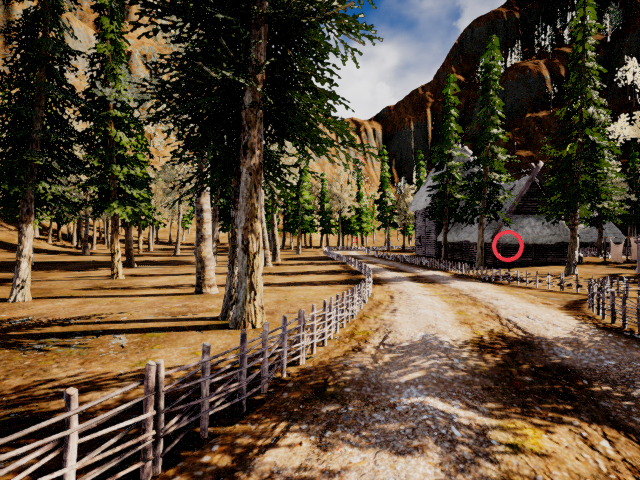
#> input picture opencv/OpenCVAssignment_Handout/DetectionHomeworkHandout/images/Image1.png, 640 x 480 px
$ python detect.py
#> lines starting #> are read from the running program, lines starting #| are printed output that depends on the picture; after the words box and inside, x2 and y2 are one past the last pixel; in counts of white or black regions, pixels touching at a corner belong together
import os
import sys
import cv2 as cv
import numpy as np
import yaml
import math

VisualizeResult = False

class Detector:
    def __init__(self, detect_color: str, yaml_path: str):
#> further down, image is the input picture: shape (480, 640, 3); mean B, G, R 53.9, 74.7, 90.7
        self.detect_color = detect_color
        with open(yaml_path, 'r') as file:
            parameters = yaml.safe_load(file)

        if detect_color == "red":
            self.min_color1 = np.array(parameters['red']['min1'])
            self.max_color1 = np.array(parameters['red']['max1'])
            self.min_color2 = np.array(parameters['red']['min2'])
            self.max_color2 = np.array(parameters['red']['max2'])
        elif detect_color == "yellow":
            self.min_color = np.array(parameters['yellow']['min'])
            self.max_color = np.array(parameters['yellow']['max'])
        else:
            raise ValueError("Invalid color")

    def detect(self, img: np.ndarray):
        #-----Image Preprocessing-----#
        # Convert the image to the HSV color space
        hsv_img = cv.cvtColor(img, cv.COLOR_BGR2HSV)
#> hsv_img: shape (480, 640, 3); mean H, S, V 23.3, 116.9, 93.3

        #-----Color Detection-----#
        if self.detect_color == "red":
            mask1 = cv.inRange(hsv_img, self.min_color1, self.max_color1)
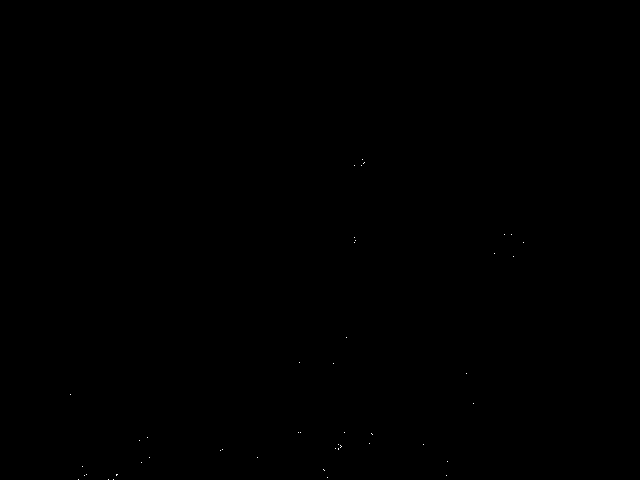
#> mask1: shape (480, 640); 0.02% white in thin lines or dots, all inside (x1, y1, x2, y2) = (70, 159, 524, 480)
            mask2 = cv.inRange(hsv_img, self.min_color2, self.max_color2)
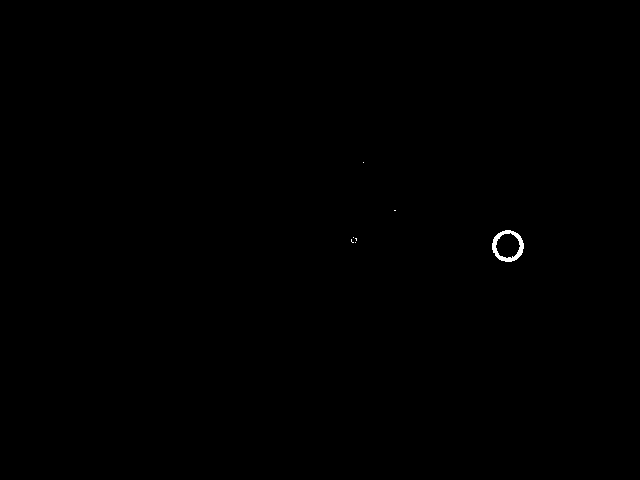
#> mask2: shape (480, 640); 0.12% white; 7 white regions (6 under 20 px), largest, box (x1, y1, x2, y2) and area: (492, 230, 524, 262) 364
            mask = cv.bitwise_or(mask1, mask2)
#> mask: shape (480, 640); 0.14% white; 42 white regions (41 under 20 px), largest, box (x1, y1, x2, y2) and area: (492, 230, 524, 262) 369
        elif self.detect_color == "yellow":
            mask = cv.inRange(hsv_img, self.min_color, self.max_color)
        else:
            raise ValueError("Invalid color")

        #-----Morphological Closing to Eliminate Isolated Zeros-----#
        kernel = np.ones((5, 5), np.uint8)
        mask = cv.morphologyEx(mask, cv.MORPH_CLOSE, kernel)
#> mask: shape (480, 640); 0.15% white; 36 white regions (34 under 20 px)

        #-----Mask Visualization-----#
        if VisualizeResult == True:
            cv.imshow("mask", mask)
            cv.waitKey(0)
            cv.destroyAllWindows()

        #-----Find countours-----#
        contours, _ = cv.findContours(mask, cv.RETR_TREE, cv.CHAIN_APPROX_SIMPLE)
#> contours = 37 contours, 35 with area under 20; largest, box (x1, y1, x2, y2) and area: (492, 230, 524, 262) 755, (496, 233, 520, 258) 456

        #-----Visualize contours-----#
        if VisualizeResult == True:
            img_with_contours = img.copy()
            cv.drawContours(img_with_contours, contours, -1, (0, 255, 0), 2)
            cv.imshow("Contours", img_with_contours)
            cv.waitKey(0)
            cv.destroyAllWindows()

        #-----Find Objectives-----#
        objectives = []
        for contour in contours:
            ((x, y), radius) = cv.minEnclosingCircle(contour)
            if int(radius) >= 5:
                objectives.append(((int(x), int(y)), int(radius)))
#> this loop made 37 passes
#> (x, y, radius) on passes 2, 4, 5, 7, 9, 10, 11, 12, 13, 14, 15, 16: (78, 479, 0.0001), (446, 475, 0.0001), (84, 475, 0.0001), (86, 474, 0.0001), (82, 466, 0.0001), (141, 462, 0.0001), (447, 461, 0.0001), (257, 457, 0.0001), (149, 457, 0.0001), (220, 450, 0.0001), (222, 449, 0.0001), (423, 444, 0.0001)
#> (contour, x, y, radius) on passes 1, 3, 6, 8, 21, 23: ([[108, 479], [113, 479]], 110.5, 479, 2.5), ([[327, 477], [327, 479]], 327, 478, 1), ([[116, 474], [116, 475], [117, 474]], 116.5, 474.5, 0.707), ([[323, 469], [324, 470]], 323.5, 469.5, 0.707), ([[371, 433], [372, 434]], 371.5, 433.5, 0.707), ([[298, 432], [300, 432]], 299, 432, 1)
#> after the loop, objectives = [((507, 245), 15), ((507, 245), 12)]

        #-----Visualize Centers of Circles Before Merging-----#
        if VisualizeResult == True:
            img_with_centers = img.copy()
            for (center, radius) in objectives:
                cv.circle(img_with_centers, center, 3, (255, 0, 0), -1)  # Draw small circle at center
                cv.circle(img_with_centers, center, radius, (0, 255, 0), 2)  # Draw circle with radius
            cv.imshow("Centers and Radii Before Merging", img_with_centers)
            cv.waitKey(0)
            cv.destroyAllWindows()

        #-----Objectives Postprocessing-----#
        #print(objectives)
        merged_objectives = self.merge_overlapping_circles(objectives)

        #print(merged_objectives)
        merged_objectives = [circle for circle in merged_objectives if circle[1] >= 10]
        merged_objectives = sorted(merged_objectives, key=lambda x: x[1], reverse=True)

        return merged_objectives

    def merge_overlapping_circles(self, circles):
        merged = []
        while circles:
            circle = circles.pop(0)
            x1, y1, r1 = circle[0][0], circle[0][1], circle[1]
            for other in circles[:]:
                x2, y2, r2 = other[0][0], other[0][1], other[1]
                distance = math.dist((x1, y1), (x2, y2))
                if distance < min(r1, r2):
                    # Merge circles
                    if r1 < r2:
                        new_x, new_y, new_r = x1, y1, r1
                    else:
                        new_x, new_y, new_r = x2, y2, r2
                    circle = ((new_x, new_y), new_r)
                    circles.remove(other)
            merged.append(circle)
#> this loop made 1 pass
#> (x1, y1, r1) on pass 1: (507, 245, 15)
#> after the loop, circles = []; merged = [((507, 245), 12)]
        return merged

if __name__ == '__main__':
    args = sys.argv
    if len(args) > 1:
        filename = args[1]
    else:
        filename = "images/Image1.png"
    if len(args) > 2:
        detect_color = args[2]
    else:
        detect_color = "red"

    detector = Detector(detect_color, "parameters.yaml")
    image = cv.imread(filename)
    objectives = detector.detect(image)
#> objectives = [((507, 245), 12)]

    for ring in objectives:
        print(ring[0][0], ring[0][1])
#> this loop made 1 pass
#> ring on pass 1: ((507, 245), 12)
#| 507 245

    #---------Visualization---------#

    if not VisualizeResult:
        exit()
#> (the program exits here)

$ run again, with opencv/OpenCVAssignment_Handout/DetectionHomeworkHandout/images/Image_2023-10-08_13_37_54.png copied over opencv/OpenCVAssignment_Handout/DetectionHomeworkHandout/images/Image1.png
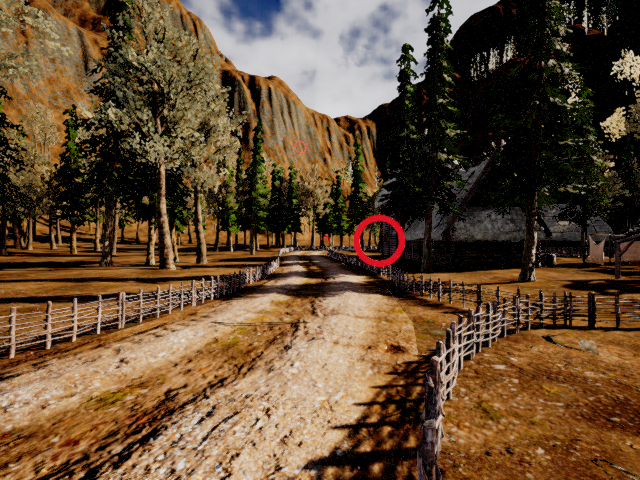
#> input picture opencv/OpenCVAssignment_Handout/DetectionHomeworkHandout/images/Image_2023-10-08_13_37_54.png, 640 x 480 px
#> image is the input picture: shape (480, 640, 3); mean B, G, R 51.3, 76.4, 100
#> hsv_img: shape (480, 640, 3); mean H, S, V 21.7, 119, 101.2
#> mask1: shape (480, 640); 0.06% white in thin lines or dots, all inside (x1, y1, x2, y2) = (1, 140, 586, 475)
#> in detect, `mask2 = cv.inRange(hsv_img, self.min_color2, self.max_color2)`:
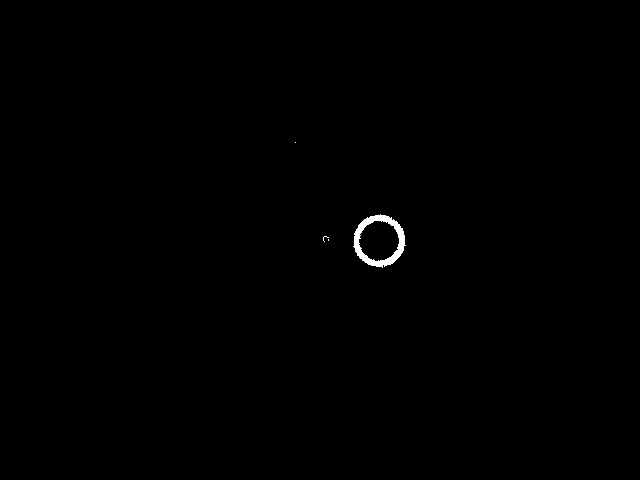
#> mask2: shape (480, 640); 0.3% white; 4 white regions (3 under 20 px), largest, box (x1, y1, x2, y2) and area: (353, 214, 406, 268) 907
#> in detect, `mask = cv.bitwise_or(mask1, mask2)`:
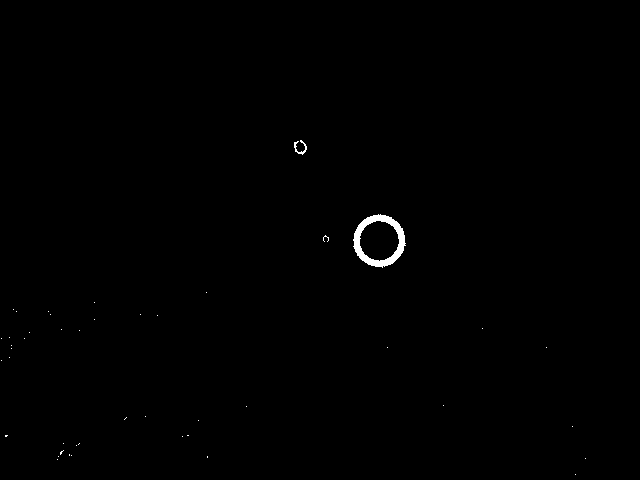
#> mask: shape (480, 640); 0.35% white; 45 white regions (43 under 20 px), largest, box (x1, y1, x2, y2) and area: (353, 214, 406, 268) 947, (294, 140, 307, 155) 69
#> contours = 45 contours, 40 with area under 20; largest, box (x1, y1, x2, y2) and area: (353, 214, 406, 268) 2060, (359, 220, 400, 261) 1238, (294, 140, 307, 155) 120, (296, 142, 305, 152) 68, (323, 235, 329, 242) 23
#> the loop in detect, `for contour in contours:` made 45 passes
#> (x, y, radius) on passes 1, 2, 3, 5, 7, 8, 10, 11: (575, 474, 0.0001), (57, 459, 0.0001), (585, 458, 0.0001), (58, 456, 0.0001), (61.5, 452, 2.5), (76, 445, 0.0001), (63, 443, 0.0001), (182, 436, 0.0001)
#> after the loop in detect, `for contour in contours:`: objectives = [((379, 240), 26), ((378, 240), 20), ((299, 147), 7), ((300, 146), 5)]
#> the loop in merge_overlapping_circles, `while circles:` made 2 passes
#> (x1, y1, r1) on passes 1 to 2: (379, 240, 26), (299, 147, 7)
#> after the loop in merge_overlapping_circles, `while circles:`: circles = []; merged = [((378, 240), 20), ((300, 146), 5)]
#> in detect, `merged_objectives = [circle for circle in merged_objectives if circle[..`: merged_objectives = [((378, 240), 20)]
#> the loop `for ring in objectives:` made 1 pass
#> ring on pass 1: ((378, 240), 20)
#> (printed output is left out)

$ run again, with opencv/OpenCVAssignment_Handout/DetectionHomeworkHandout/images/Image_2023-10-08_13_39_27.png copied over opencv/OpenCVAssignment_Handout/DetectionHomeworkHandout/images/Image1.png
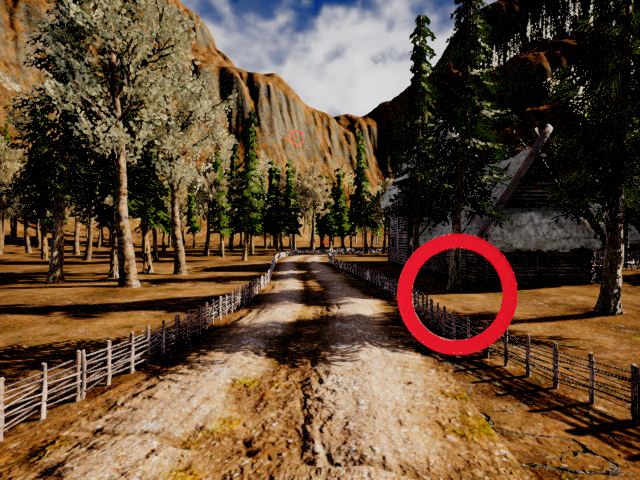
#> input picture opencv/OpenCVAssignment_Handout/DetectionHomeworkHandout/images/Image_2023-10-08_13_39_27.png, 640 x 480 px
#> image is the input picture: shape (480, 640, 3); mean B, G, R 52.3, 75.3, 98.7
#> hsv_img: shape (480, 640, 3); mean H, S, V 24.4, 117.7, 100.6
#> in detect, `mask1 = cv.inRange(hsv_img, self.min_color1, self.max_color1)`:
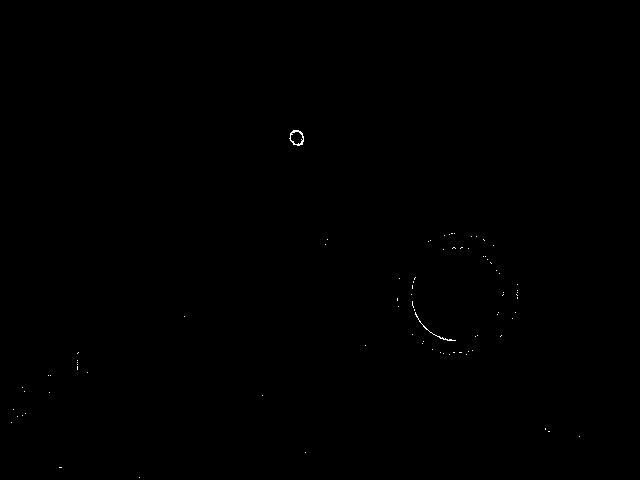
#> mask1: shape (480, 640); 0.08% white in thin lines or dots, all inside (x1, y1, x2, y2) = (11, 130, 580, 478)
#> mask2: shape (480, 640); 1.6% white; 6 white regions (5 under 20 px), largest, box (x1, y1, x2, y2) and area: (397, 233, 518, 355) 4856
#> in detect, `mask = cv.bitwise_or(mask1, mask2)`:
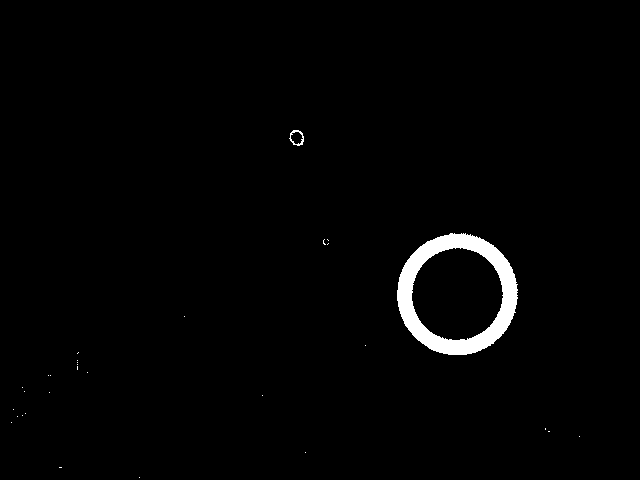
#> mask: shape (480, 640); 1.7% white; 30 white regions (28 under 20 px), largest, box (x1, y1, x2, y2) and area: (397, 233, 518, 355) 5003, (289, 130, 304, 146) 81
#> contours = 26 contours, 21 with area under 20; largest, box (x1, y1, x2, y2) and area: (397, 233, 518, 355) 11350, (411, 248, 503, 341) 6607, (289, 130, 304, 146) 160, (291, 132, 302, 144) 100, (323, 239, 329, 245) 23
#> the loop in detect, `for contour in contours:` made 26 passes
#> (x, y, radius) on passes 3, 4, 7, 8, 9, 10, 11, 12: (305, 452, 0.0001), (579, 436, 0.0001), (11, 422, 0.0001), (17, 416, 0.0001), (22, 415, 0.0001), (25, 413, 0.0001), (13, 409, 0.0001), (262, 395, 0.0001)
#> after the loop in detect, `for contour in contours:`: objectives = [((456, 293), 61), ((456, 293), 46), ((297, 137), 8), ((296, 137), 6)]
#> the loop in merge_overlapping_circles, `while circles:` made 2 passes
#> (x1, y1, r1) on passes 1 to 2: (456, 293, 61), (297, 137, 8)
#> after the loop in merge_overlapping_circles, `while circles:`: circles = []; merged = [((456, 293), 46), ((296, 137), 6)]
#> in detect, `merged_objectives = [circle for circle in merged_objectives if circle[..`: merged_objectives = [((456, 293), 46)]
#> the loop `for ring in objectives:` made 1 pass
#> ring on pass 1: ((456, 293), 46)
#> (printed output is left out)
